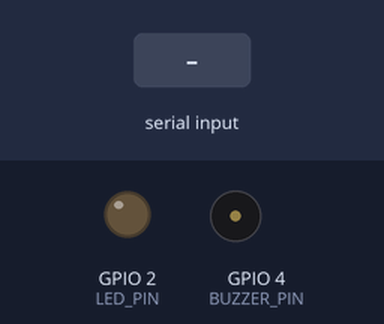
Recording of a sketch running on a simulated ESP32. Shown: output pins drawn as LEDs (lit = HIGH), buzzer (waves = sounding, pin HIGH). Dashed ring = blinking. The inputs (shaded band) are chosen by the test bench.

Above: at 1.2 s.
1.3 s: "A" received over Serial
At 1.55 s:
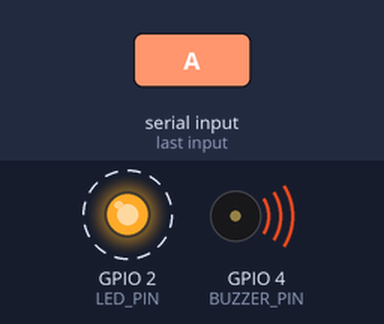
4.3 s: "C" received over Serial
At 5.4 s:
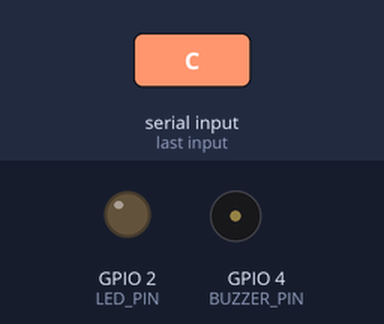
Timing chart, 0 to 7.3 s (numbered marks = the images above; inputs shaded):
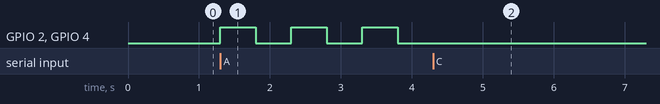

Measured:
- after the input at 1.3 s, GPIO 2 (LED_PIN), GPIO 4 (BUZZER_PIN): alternates HIGH for 0.50 s and LOW for 0.50 s, starting at once
- after the input at 4.3 s, GPIO 2 (LED_PIN), GPIO 4 (BUZZER_PIN): stops changing and stays LOW

The sketch:

esp32_alert.ino
```cpp
// 選配：ESP32 現場警示燈與蜂鳴器
// 電腦程式透過 USB 序列埠送出字元：A = 開始警示、C = 解除
// 接線：GPIO 2 → 220Ω → LED → GND；GPIO 4 → 主動式蜂鳴器（+）；蜂鳴器（-）→ GND
// 只使用 3.3V／5V 低壓元件，不要接市電。

const int LED_PIN = 2;
const int BUZZER_PIN = 4;
bool alerting = false;
unsigned long lastToggle = 0;
bool ledOn = false;

void setup() {
  Serial.begin(115200);
  pinMode(LED_PIN, OUTPUT);
  pinMode(BUZZER_PIN, OUTPUT);
  digitalWrite(LED_PIN, LOW);
  digitalWrite(BUZZER_PIN, LOW);
}

void loop() {
  while (Serial.available() > 0) {
    char c = Serial.read();
    if (c == 'A') {
      alerting = true;
    } else if (c == 'C') {
      alerting = false;
      digitalWrite(LED_PIN, LOW);
      digitalWrite(BUZZER_PIN, LOW);
    }
  }

  // 警示時 LED 每 0.5 秒閃爍，蜂鳴器跟著短響
  if (alerting && millis() - lastToggle >= 500) {
    lastToggle = millis();
    ledOn = !ledOn;
    digitalWrite(LED_PIN, ledOn ? HIGH : LOW);
    digitalWrite(BUZZER_PIN, ledOn ? HIGH : LOW);
  }
}
```
